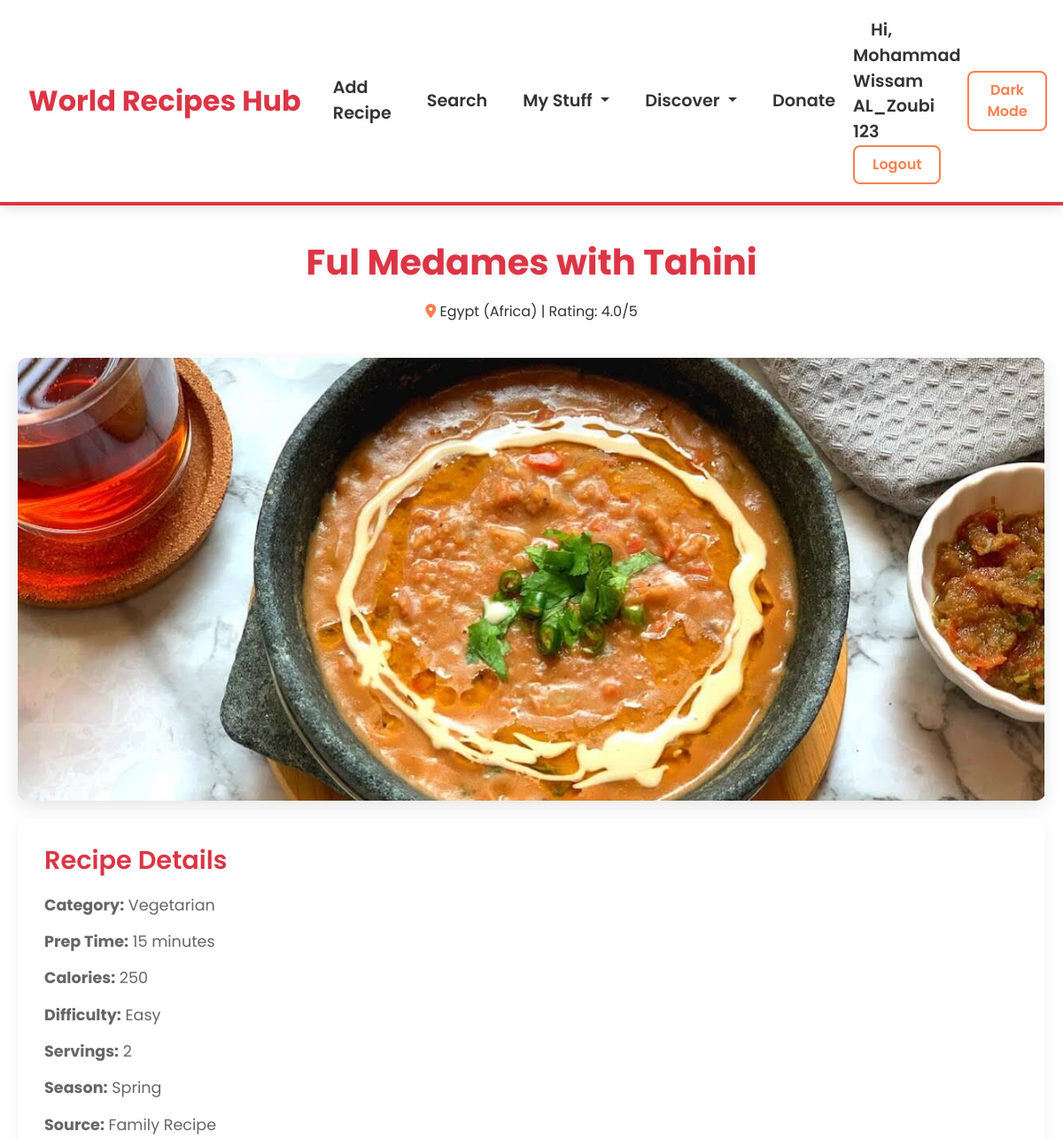
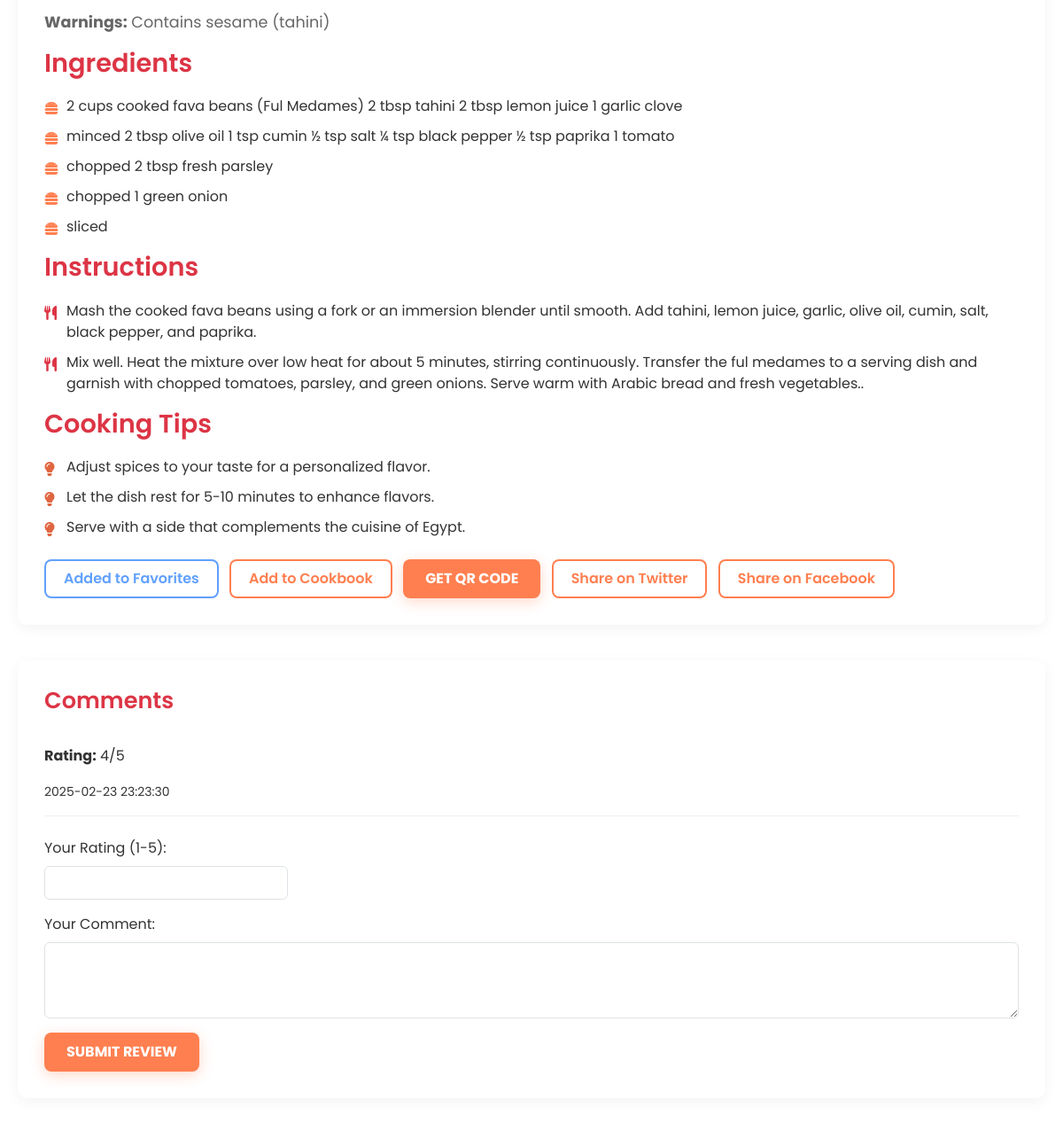
Screenshot of /recipe/3 (signed in) with the database file from the repository (2 pictures, top to bottom).
### tables this page shows
CREATE TABLE users 
                 (id INTEGER PRIMARY KEY, username TEXT UNIQUE, password TEXT, is_premium INTEGER DEFAULT 0);

CREATE TABLE recipes 
                 (id INTEGER PRIMARY KEY, country TEXT, continent TEXT, name TEXT, ingredients TEXT, instructions TEXT, 
                  category TEXT, prep_time INTEGER, calories INTEGER, difficulty TEXT, servings INTEGER, season TEXT,
                  image_path TEXT, video_url TEXT, source TEXT, warnings TEXT, approved INTEGER DEFAULT 1, 
                  rating REAL DEFAULT 0, rating_count INTEGER DEFAULT 0, added_date TEXT, user_id TEXT);

CREATE TABLE user_ratings 
                 (id INTEGER PRIMARY KEY, user_id TEXT, recipe_id INTEGER, rating INTEGER, comment TEXT, date TEXT);

### app.py (the view)
@app.route('/recipe/<int:recipe_id>')
def recipe_detail(recipe_id):
    conn = sqlite3.connect('recipes.db')
    c = conn.cursor()
    c.execute("SELECT id, country, continent, name, ingredients, instructions, category, prep_time, calories, difficulty, servings, season, image_path, video_url, source, warnings, rating, user_id FROM recipes WHERE id = ?", (recipe_id,))
    recipe = c.fetchone()
    c.execute("SELECT rating, comment, date FROM user_ratings WHERE recipe_id = ? ORDER BY date DESC LIMIT 5", (recipe_id,))
    comments = c.fetchall()
    user_id = current_user.id if current_user.is_authenticated else "anonymous"
    c.execute("SELECT id FROM favorites WHERE user_id = ? AND recipe_id = ?", (user_id, recipe_id))
    is_favorite = bool(c.fetchone())
    c.execute("SELECT id FROM cookbooks WHERE user_id = ? AND recipe_id = ?", (user_id, recipe_id))
    in_cookbook = bool(c.fetchone())
    conn.close()
    if recipe:
        images = json.loads(recipe[12]) if recipe[12] and recipe[12] != '[]' and recipe[12] != '' else []
        shopping_list = recipe[4].split(", ")
        return render_template('recipe_detail.html', recipe=recipe, images=images, shopping_list=shopping_list, comments=comments, is_favorite=is_favorite, in_cookbook=in_cookbook)
    return redirect(url_for('index'))

### app.py (called while the page is built)
@login_manager.user_loader
def load_user(user_id):
    conn = sqlite3.connect('recipes.db')
    c = conn.cursor()
    c.execute("SELECT id, username, is_premium FROM users WHERE id = ?", (user_id,))
    user = c.fetchone()
    conn.close()
    if user:
        return User(user[0], user[1], user[2])
    return None

### templates/recipe_detail.html (shortened to what this page needs)
<!DOCTYPE html>
<html lang="en">
<head>
    <link href="https://cdn.jsdelivr.net/npm/bootstrap@5.3.0/dist/css/bootstrap.min.css" rel="stylesheet">
    <link rel="stylesheet" href="https://cdnjs.cloudflare.com/ajax/libs/font-awesome/6.0.0/css/all.min.css">
    <link rel="stylesheet" href="https://cdnjs.cloudflare.com/ajax/libs/animate.css/4.1.1/animate.min.css">
</head>
<body class="light-mode">
    <nav class="navbar navbar-expand-lg">
        <div class="container-fluid">
            <a class="navbar-brand" href="{{ url_for('index') }}">World Recipes Hub</a>
            <div class="collapse navbar-collapse" id="navbarNav">
                <ul class="navbar-nav ms-auto align-items-center">
                    <li class="nav-item"><a class="nav-link" href="{{ url_for('add_recipe') }}">Add Recipe</a></li>
                    <li class="nav-item"><a class="nav-link" href="{{ url_for('search') }}">Search</a></li>
                    <li class="nav-item dropdown">
                        <a class="nav-link dropdown-toggle" href="#" id="myStuffDropdown" role="button" data-bs-toggle="dropdown" aria-expanded="false">
                            My Stuff
                        </a>
                    </li>
                    <li class="nav-item dropdown">
                        <a class="nav-link dropdown-toggle" href="#" id="discoverDropdown" role="button" data-bs-toggle="dropdown" aria-expanded="false">
                            Discover
                        </a>
                    </li>
                    <li class="nav-item"><a class="nav-link" href="{{ url_for('donate') }}">Donate</a></li>
                    {% if current_user.is_authenticated %}
                        <li class="nav-item auth-buttons">
                            <span class="nav-link d-inline">Hi, {{ current_user.username }}</span>
                            <a href="{{ url_for('logout') }}" class="btn btn-outline-primary">Logout</a>
                        </li>
                    {% else %}
                        <li class="nav-item auth-buttons">
                            <a href="{{ url_for('login') }}" class="btn btn-outline-primary">Login</a>
                            <a href="{{ url_for('register') }}" class="btn btn-primary">Sign Up</a>
                        </li>
                    {% endif %}
                    <li class="nav-item">
                        <button id="themeToggle" class="btn btn-outline-primary ms-2">Dark Mode</button>
                    </li>
                </ul>
            </div>
        </div>
    </nav>
    <div class="container">
        <div class="recipe-header fade-in">
            <h1>{{ recipe[3] }}</h1>
            <p><i class="fas fa-map-marker-alt" style="color: #ff7f50;"></i> {{ recipe[1] }} ({{ recipe[2] }}) | Rating: {{ "%.1f"|format(recipe[16]) }}/5</p>
        </div>
        {% if images and images|length > 0 %}
            <img src="{{ url_for('static', filename=images[0]) }}" class="recipe-img fade-in" alt="{{ recipe[3] }}">
        {% else %}
            <img src="https://via.placeholder.com/800x500" class="recipe-img fade-in" alt="No image">
        {% endif %}
        <div class="recipe-details fade-in">
            <h2>Recipe Details</h2>
            <p><strong>Category:</strong> {{ recipe[6] }}</p>
            <p><strong>Prep Time:</strong> {{ recipe[7] }} minutes</p>
            <p><strong>Calories:</strong> {{ recipe[8] }}</p>
            <p><strong>Difficulty:</strong> {{ recipe[9] }}</p>
            <p><strong>Servings:</strong> {{ recipe[10] }}</p>
            <p><strong>Season:</strong> {{ recipe[11] }}</p>
            {% if recipe[14] %}
                <p><strong>Source:</strong> {{ recipe[14] }}</p>
            {% endif %}
            {% if recipe[15] %}
                <p><strong>Warnings:</strong> {{ recipe[15] }}</p>
            {% endif %}
            <h2>Ingredients</h2>
            <ul class="ingredient-list">
                {% for ingredient in shopping_list %}
                    <li>{{ ingredient }}</li>
                {% endfor %}
            </ul>
            <h2>Instructions</h2>
            <ul class="instruction-list">
                {% for instruction in recipe[5].split('. ') %}
                    {% if instruction %}
                        <li>{{ instruction }}.</li>
                    {% endif %}
                {% endfor %}
            </ul>
            <h2>Cooking Tips</h2>
            <ul class="tips-list">
                <li>Adjust spices to your taste for a personalized flavor.</li>
                <li>Let the dish rest for 5-10 minutes to enhance flavors.</li>
                <li>Serve with a side that complements the cuisine of {{ recipe[1] }}.</li>
            </ul>
            <div class="mt-4">
                {% if current_user.is_authenticated %}
                    <form action="{{ url_for('add_to_favorites', recipe_id=recipe[0]) }}" method="POST" class="d-inline">
                        <button type="submit" class="btn btn-outline-primary {% if is_favorite %}disabled{% endif %}">
                            {% if is_favorite %}Added to Favorites{% else %}Add to Favorites{% endif %}
                        </button>
                    </form>
                    <form action="{{ url_for('add_to_cookbook', recipe_id=recipe[0]) }}" method="POST" class="d-inline ms-2">
                        <button type="submit" class="btn btn-outline-primary {% if in_cookbook %}disabled{% endif %}">
                            {% if in_cookbook %}In Cookbook{% else %}Add to Cookbook{% endif %}
                        </button>
                    </form>
                {% endif %}
                <a href="{{ url_for('generate_qr', recipe_id=recipe[0]) }}" class="btn btn-primary ms-2">Get QR Code</a>
                <a href="https://twitter.com/intent/tweet?url={{ url_for('recipe_detail', recipe_id=recipe[0], _external=True) }}&text=Check out this delicious recipe from {{ recipe[1] }}!" class="btn btn-outline-primary ms-2" target="_blank">Share on Twitter</a>
                <a href="https://www.facebook.com/sharer/sharer.php?u={{ url_for('recipe_detail', recipe_id=recipe[0], _external=True) }}" class="btn btn-outline-primary ms-2" target="_blank">Share on Facebook</a>
            </div>
        </div>
        <div class="comment-section fade-in">
            <h3>Comments</h3>
            {% if comments %}
                {% for comment in comments %}
                    <div class="comment">
                        <p><strong>Rating:</strong> {{ comment[0] }}/5</p>
                        <small>{{ comment[2] }}</small>
                    </div>
                {% endfor %}
            {% else %}
                <p>No comments yet. Be the first to share your thoughts!</p>
            {% endif %}
            {% if current_user.is_authenticated %}
                <form action="{{ url_for('rate_recipe', recipe_id=recipe[0]) }}" method="POST" class="mt-4">
                    <div class="mb-3">
                        <label for="rating" class="form-label">Your Rating (1-5):</label>
                        <input type="number" name="rating" id="rating" min="1" max="5" class="form-control w-25" required>
                    </div>
                    <div class="mb-3">
                        <label for="comment" class="form-label">Your Comment:</label>
                        <textarea name="comment" id="comment" class="form-control" rows="3"></textarea>
                    </div>
                    <button type="submit" class="btn btn-primary">Submit Review</button>
                </form>
            {% endif %}
        </div>
    </div>
</body>
</html>

### templates/recipe_detail.html (style rules this page uses)
body { background: #fff; font-family: 'Poppins', sans-serif; color: #333; transition: background 0.3s, color 0.3s; overflow-x: hidden; }
.navbar { background: rgba(255, 255, 255, 0.95); border-bottom: 4px solid #dc3545; padding: 20px 0; box-shadow: 0 4px 15px rgba(0,0,0,0.1); position: sticky; top: 0; z-index: 1000; backdrop-filter: blur(5px); }
.navbar-brand { color: #dc3545 !important; font-size: 2em; font-weight: 700; margin-left: 20px; }
.navbar-nav { margin-right: 20px; }
.nav-link { color: #333 !important; font-weight: 600; font-size: 1.2em; padding: 12px 20px !important; transition: color 0.3s ease, background 0.3s ease; }
.container { max-width: 1300px; padding: 40px 20px; position: relative; }
h1 { color: #dc3545; font-size: 2.5em; font-weight: 700; margin-bottom: 20px; text-shadow: 1px 1px 5px rgba(0,0,0,0.1); animation: fadeIn 1s ease; }
.btn-primary { background-color: #ff7f50; border: none; padding: 10px 25px; border-radius: 8px; font-weight: 700; text-transform: uppercase; color: #fff; transition: background-color 0.3s ease, transform 0.2s ease, box-shadow 0.3s ease; box-shadow: 0 4px 15px rgba(255, 127, 80, 0.3); }
.btn-outline-primary { border: 2px solid #ff7f50; color: #ff7f50; padding: 8px 20px; border-radius: 8px; font-weight: 600; transition: background 0.3s ease, color 0.3s ease; }
.recipe-header { text-align: center; margin-bottom: 40px; }
.recipe-img { width: 100%; max-height: 500px; object-fit: cover; border-radius: 10px; box-shadow: 0 6px 20px rgba(0,0,0,0.1); margin-bottom: 20px; }
.recipe-details { background: #fff; border-radius: 10px; padding: 30px; box-shadow: 0 4px 15px rgba(0,0,0,0.05); margin-bottom: 40px; }
.recipe-details h2 { color: #dc3545; font-size: 1.8em; font-weight: 600; margin-bottom: 20px; }
.recipe-details p { font-size: 1.1em; color: #666; margin-bottom: 15px; }
.ingredient-list, .instruction-list, .tips-list { list-style: none; padding: 0; }
.ingredient-list li, .instruction-list li, .tips-list li { font-size: 1em; color: #333; margin-bottom: 10px; position: relative; padding-left: 25px; }
.ingredient-list li::before { content: '\f805'; font-family: 'Font Awesome 6 Free'; font-weight: 900; color: #ff7f50; position: absolute; left: 0; top: 2px; }
.instruction-list li::before { content: '\f0f5'; font-family: 'Font Awesome 6 Free'; font-weight: 900; color: #dc3545; position: absolute; left: 0; top: 2px; }
.tips-list li::before { content: '\f0eb'; font-family: 'Font Awesome 6 Free'; font-weight: 900; color: #e06641; position: absolute; left: 0; top: 2px; }
.comment-section { background: #fff; border-radius: 10px; padding: 30px; box-shadow: 0 4px 15px rgba(0,0,0,0.05); }
.comment-section h3 { color: #dc3545; font-size: 1.6em; font-weight: 600; margin-bottom: 20px; }
.comment { border-bottom: 1px solid #eee; padding: 15px 0; }
.fade-in { opacity: 0; transform: translateY(20px); animation: fadeInUp 0.8s ease forwards; }

### rows the page displays
users: username "Mohammad Wissam AL_Zoubi 123"
recipes: name "Ful Medames with Tahini", country "Egypt", continent "Africa", rating "4.0", category "Vegetarian", prep_time "15", calories "250", difficulty "Easy", servings "2", season "Spring", source "Family Recipe", warnings "Contains sesame (tahini)"
user_ratings: rating "4", date "2025-02-23 23:23:30"

### other values shown
{{ ingredient }} "2 cups cooked fava beans (Ful Medames) 2 tbsp tahini 2 tbsp lemon juice 1 garlic clove" "minced 2 tbsp olive oil 1 tsp cumin ½ tsp salt ¼ tsp black pepper ½ tsp paprika 1 tomato" "chopped 2 tbsp fresh parsley" "chopped 1 green onion" "sliced"
{{ instruction }} "Mash the cooked fava beans using a fork or an immersion blender until smooth. Add tahini, lemon juice, garlic, olive oil, cumin, salt, black pepper, and paprika"
